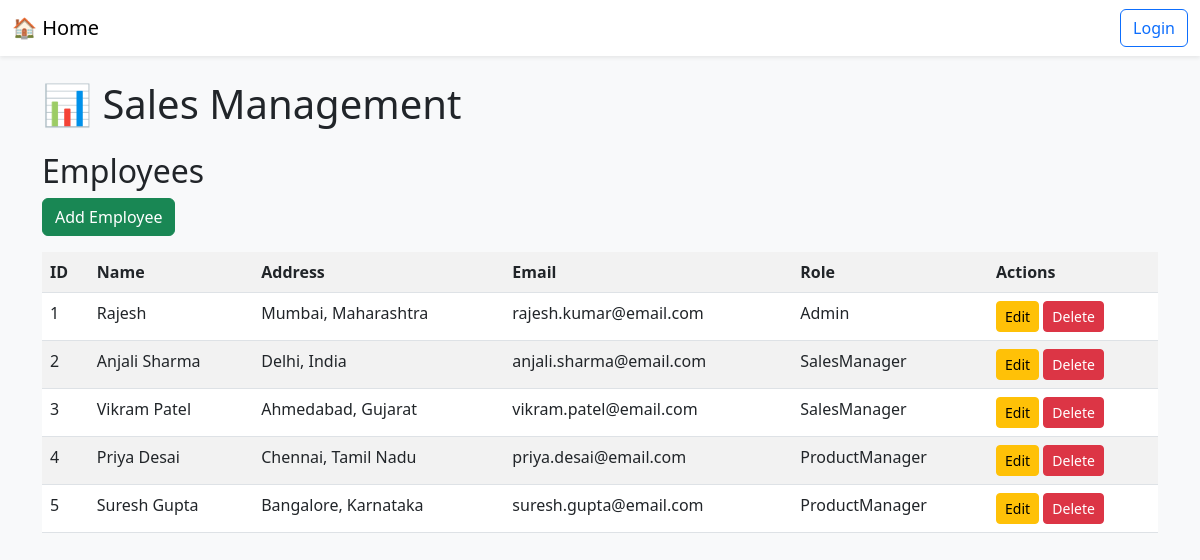
The page /employees on the database its author committed.
### app.py (models this page shows)
class Employee(db.Model):
    EmployeeID = db.Column(db.Integer, primary_key=True,autoincrement=True)
    Name = db.Column(db.String(100))
    Address = db.Column(db.String(255))
    Email = db.Column(db.String(100))
    Role = db.Column(db.String(50))

### app.py (the view)
@app.route('/employees')
def view_employees():
    employees = Employee.query.all()
    return render_template('employees.html', employees=employees)

### templates/employees.html (shortened to what this page needs)
{% extends 'base.html' %}
{% block content %}
<h2>Employees</h2>
<a href="{{ url_for('add_employee') }}" class="btn btn-success mb-3">Add Employee</a>
<table class="table table-striped">
  <tr><th>ID</th><th>Name</th><th>Address</th><th>Email</th><th>Role<th>Actions</th></tr>
  {% for employee in employees %}
    {% if employee %}
    <tr>
      <td>{{ employee.EmployeeID }}</td>
      <td>{{ employee.Name }}</td>
      <td>{{ employee.Address }}</td>
      <td>{{ employee.Email }}</td>
      <td>{{ employee.Role }}</td>
      <td>
        <a href="{{ url_for('edit_employee', employee_id=employee.EmployeeID) }}" class="btn btn-warning btn-sm">Edit</a>
        <a href="{{ url_for('delete_employee', employee_id=employee.EmployeeID) }}" class="btn btn-danger btn-sm">Delete</a>
      </td>
    </tr>
    {% endif %}
  {% endfor %}
</table>
{% endblock %}

### templates/base.html (shortened to what this page needs)
<!DOCTYPE html>
<html lang="en">
<head>
    <link href="https://cdn.jsdelivr.net/npm/bootstrap@5.3.0/dist/css/bootstrap.min.css" rel="stylesheet">
</head>
<body class="bg-light">
    <nav class="navbar navbar-expand-lg navbar-light bg-white shadow-sm">
        <div class="container-fluid d-flex justify-content-between">
            <a class="navbar-brand" href="{{ url_for('home') }}">🏠 Home</a>
            <div>
                {% if session.get('role') %}
                    <span class="me-2">Logged in as: <strong>{{ session['role'] }}</strong></span>
                    <a class="btn btn-outline-danger" href="{{ url_for('logout') }}">Logout</a>
                {% else %}
                    <a class="btn btn-outline-primary" href="{{ url_for('login') }}">Login</a>
                {% endif %}
            </div>
        </div>
    </nav>
    <div class="container mt-4">
        <h1 class="mb-4">📊 Sales Management</h1>
        {% block content %}{% endblock %}
    </div>
</body>
</html>

### rows shown on the page
Employee: EmployeeID "1", Name "Rajesh", Address "Mumbai, Maharashtra", Email "rajesh.kumar@email.com", Role "Admin"
Employee: EmployeeID "2", Name "Anjali Sharma", Address "Delhi, India", Email "anjali.sharma@email.com", Role "SalesManager"
Employee: EmployeeID "3", Name "Vikram Patel", Address "Ahmedabad, Gujarat", Email "vikram.patel@email.com", Role "SalesManager"
Employee: EmployeeID "4", Name "Priya Desai", Address "Chennai, Tamil Nadu", Email "priya.desai@email.com", Role "ProductManager"
Employee: EmployeeID "5", Name "Suresh Gupta", Address "Bangalore, Karnataka", Email "suresh.gupta@email.com", Role "ProductManager"
